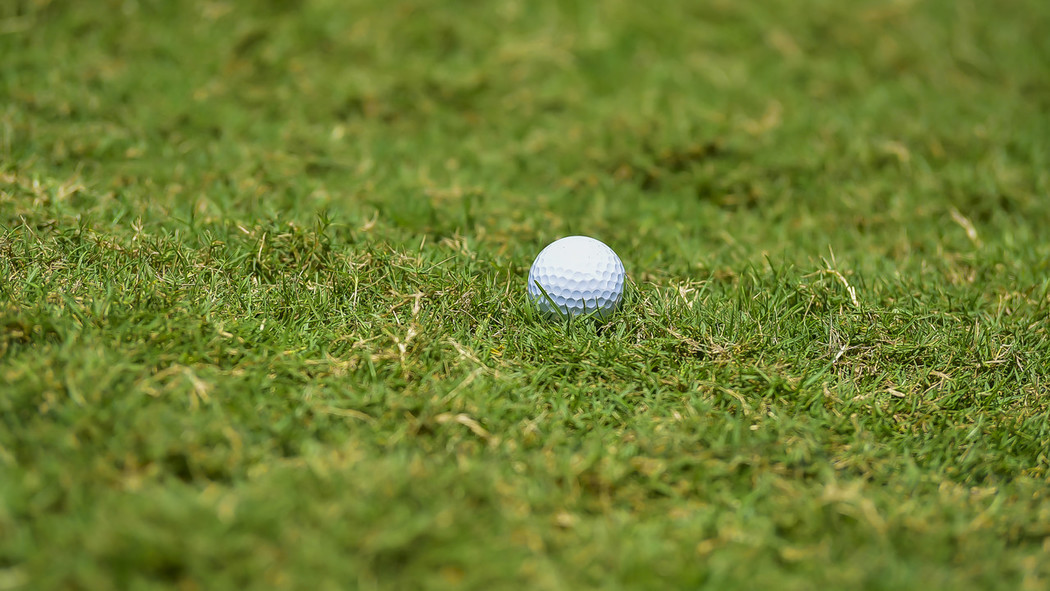
#> input picture assignment2/golf.jpg, 1050 x 591 px
$ python assignment2.py
#> lines starting #> are read from the running program, lines starting #| are printed output that depends on the picture; after the words box and inside, x2 and y2 are one past the last pixel; in counts of white or black regions, pixels touching at a corner belong together
import cv2
import numpy as np
from matplotlib import pyplot as plt
from random import randint
import easygui


'''
    Program Name: SPOT THE BALL -assignment2
    Studnet Name: Jianyu He
    Student Number: D17124591
    Description
     Using opencv techniques to sucessfully crop the ball and Replace the hole suitable color
        project idea:
        I compare 3 image to find what is the similar of balls, 1. ball is biggest white in the image,
        2. ball is circle
        I have 2 ideas for the project
        first idea is I can use inrange function to find white color mask image, then use HoughCircles
        function to find all circle of mask image, after find biggest circle which is location of ball,
        then i can draw the biggest circle on the new black mask image, final I can use inpaint function,
        original image and final mask image to replace the hole which is location of ball.

        second idea is I can use houghcicles function to find all circle of original image, then I can use
        x,y and radius to find mini rect of circle to contain circle, after I use img[] to got each rect,
        then use inrange function to create white color mask image for each img[], final I can use loop to
        detect each color of pixel, if the color is white that means img[] contain white circle, as result I
        can find biggest area of rect it contain ball, I can through rect to calculate x, y and radius of ball,
        draw the ball on new black mask image, use inpaint function to fix hole.

        I choose first idea for my project.

        Implementation:
        First, change color space of original image from bgr to rgb, becasue I will shows image on plt.
        the image is converted to HSV colorspace to prepare for increasing contrast/intensity.
        use inrange function to output mask image which is area of white color, after use erorsion and dilate
        to clean the small noise and fix circle.

        then use HoughCircles to find specified circle from mask image, I can know x,y and radius of circle.
        after create a new balck mask image, then draw the specified circle in the black mask image, output the
        final mask image.

        final, use inpaint function, origin image and final mask image to replace the circle with suitable color

        I use plt to show all of the image
        total 6 image in plt it will be 2*3 form

        the results of golf image is not contain all ball so show the final image is not very good, if I want better
        solution I can increase radius of circle.


    Date: 17/11/19
'''


# return suitable mask image can use to find white circle
def suit_mask(img):
    # Convert the image into hsv colorspace for contrast
    hsv = cv2.cvtColor(img, cv2.COLOR_RGB2HSV)

#    declare red, green, blue value of lower white color
    lower_white = np.array([0,0,168])

    #    declare red, green, blue value of upper white color
    upper_white = np.array([172,111,255])

# use hsv image, and inrange function to output mask image can use to find area of white color
    wmask = cv2.inRange(hsv, lower_white, upper_white)

#     shows origin white color mask image in plt
    plt.subplot(2,3,2)
    plt.title('white color mask image')
    plt.imshow(wmask,cmap='gray')

    # Kernel used for erode and dilate, cleaning white dots and join small empty black gaps
    kernel = np.ones((5,5), np.uint8)

#     use original mask image and erode function to create mask image which is clean the small noise 3 times
    erorsion_img = cv2.erode(wmask, kernel, iterations=3)

# show mask image after erorsion in plt
    plt.subplot(2,3,3)
    plt.title('erorsion image')
    plt.imshow(erorsion_img,cmap='gray')

# use erorsion mask image and dilate function to create mask image which is fix the circle 5 times
    dilate_img = cv2.dilate(erorsion_img, kernel, iterations=5)

    # show mask image after dilate in plt
    plt.subplot(2,3,4)
    plt.title('dilate image')
    plt.imshow(dilate_img,cmap='gray')

#     return the final mask image
    return dilate_img


# Load image from project folder
image_file = easygui.fileopenbox()
#> the answer given: golf.jpg

# Read image from file
img = cv2.imread(image_file)
#> img is the input picture: shape (591, 1050, 3); mean B, G, R 47.4, 125.9, 110.4

# change color space from bgr to rgb can use for plt
img = cv2.cvtColor(img, cv2.COLOR_BGR2RGB)
# read image from file change it to gray
img1 = cv2.imread(image_file,0)
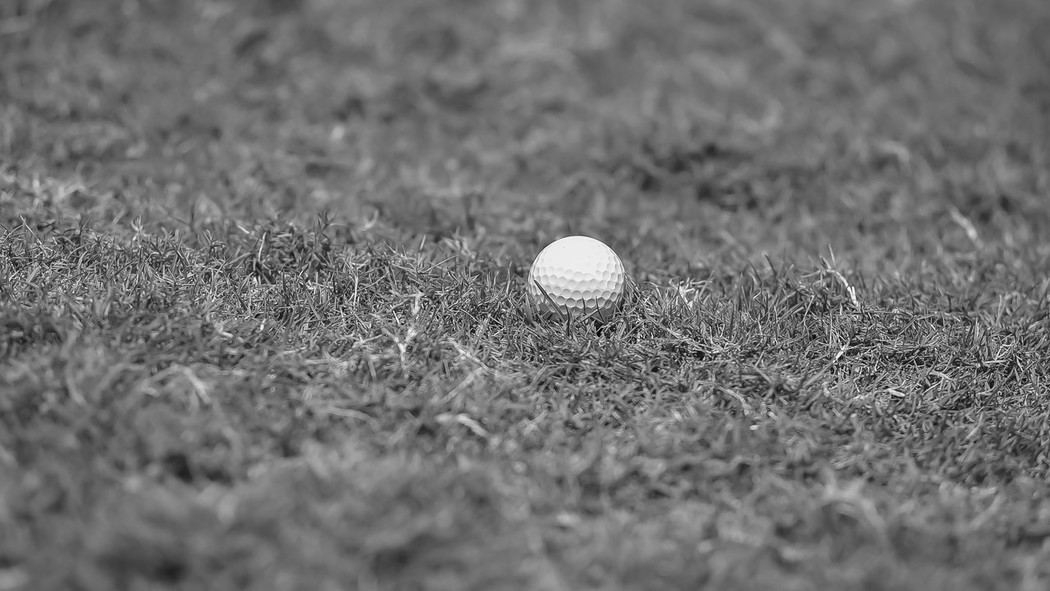
#> img1: shape (591, 1050); min 0, max 255, mean 112.3

# shows origin image on plt
plt.subplot(2,3,1)
plt.title('origin image')
plt.imshow(img)

# create suit mask for original image
simg = suit_mask(img)
#> in suit_mask, `hsv = cv2.cvtColor(img, cv2.COLOR_RGB2HSV)`: hsv: shape (591, 1050, 3); mean H, S, V 36.5, 164.5, 126.4
#> in suit_mask, `wmask = cv2.inRange(hsv, lower_white, upper_white)`:
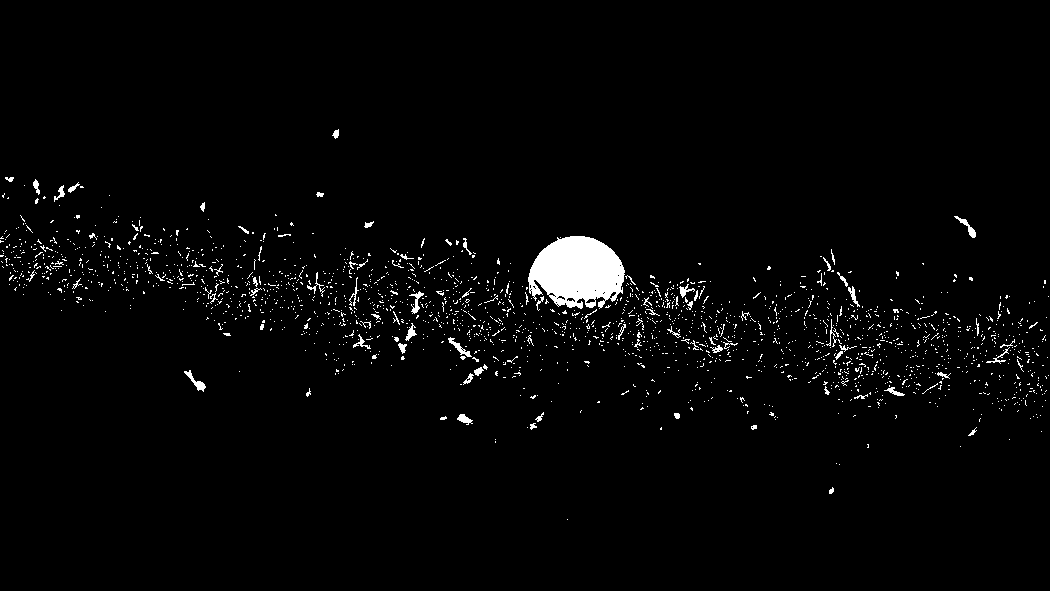
#> wmask: shape (591, 1050); 2.3% white; 2039 white regions (1955 under 20 px), largest, box (x1, y1, x2, y2) and area: (528, 236, 625, 309) 5139, (184, 370, 206, 392) 139, (448, 337, 472, 357) 128
#> in suit_mask, `erorsion_img = cv2.erode(wmask, kernel, iterations=3)`:
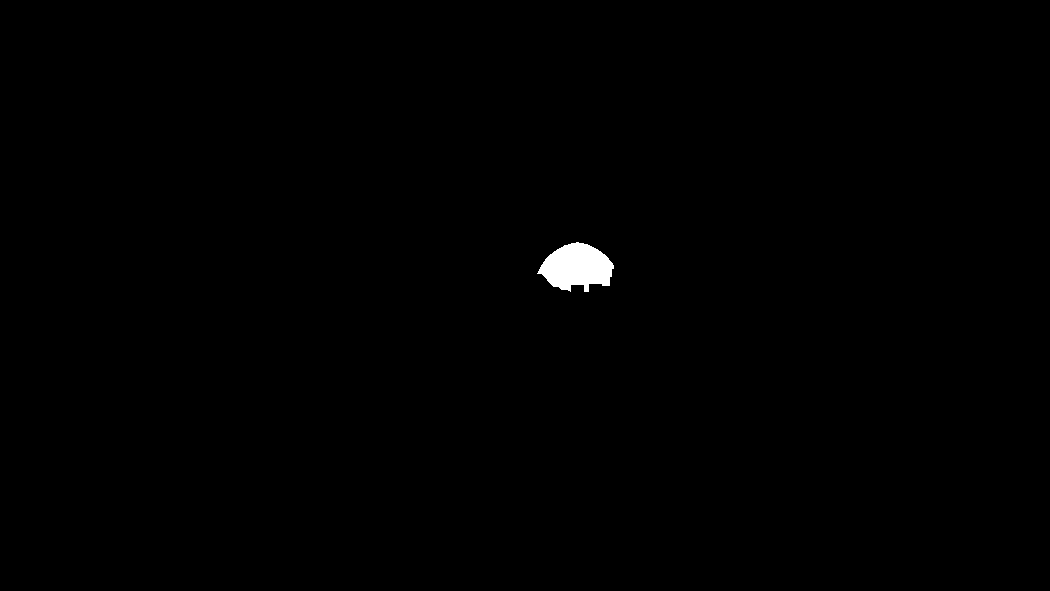
#> erorsion_img: shape (591, 1050); 0.41% white; 1 white region, box (x1, y1, x2, y2) and area: (537, 242, 614, 292) 2564
#> in suit_mask, `dilate_img = cv2.dilate(erorsion_img, kernel, iterations=5)`:
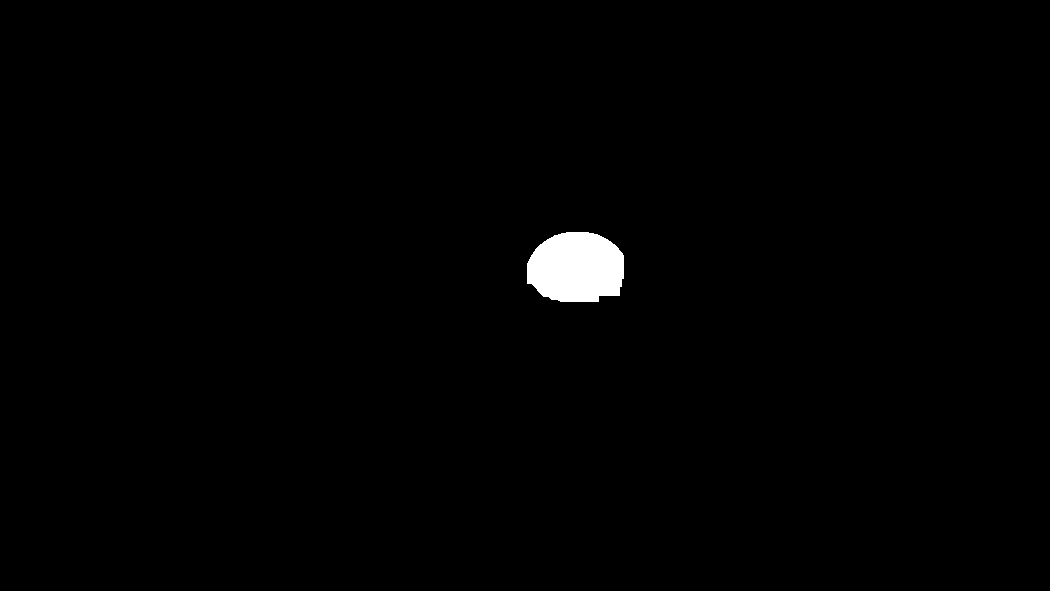
#> dilate_img: shape (591, 1050); 0.91% white; 1 white region, box (x1, y1, x2, y2) and area: (527, 232, 624, 302) 5621


# use houghcircles function to detect specified circle from mask
# simg is mask image to find area of white color from origin image
# cv2.HOUGH_GRADIENT is Defines the method to detect circles in images.
# 1 is the inverse ratio of the accumulator resolution to the image resolution
# 100 is Minimum distance between the center (x, y) coordinates of detected circles
# np.array([]),100 is Canny edge detection requires two parameters — minVal and maxVal.
# 5 is the accumulator threshold for the candidate detected circles. if this value is 100 can only detect 100% circle
# 20 is Minimum circle radius.
# 50 is Maximum circle radius.
# output circle will contain x,y and radius of all circle, it can use to find all circle from mask image
circles = cv2.HoughCircles(simg, cv2.HOUGH_GRADIENT, 1, 100, np.array([]),100, 5, 20, 50)
#> circles = [[571.5, 277.5, 45.9]]

# below is houghcircles function only use to find specified circle of football image
# circles = cv2.HoughCircles(img1, cv2.HOUGH_GRADIENT, 1, 10, np.array([]), 100, 30, 1, 20)

# below is houghcircles function only use to find specified circle of snooker image
# circles = cv2.HoughCircles(img1, cv2.HOUGH_GRADIENT, 1, 100, np.array([]), 100, 43, 1, 40)

# below is houghcircles function only use to find specified circle of golf image
# circles = cv2.HoughCircles(img1, cv2.HOUGH_GRADIENT, 1, 100, np.array([]), 100, 43, 33, 50)


# use gray origin image to create a mask image which is all black
ret,mask = cv2.threshold(img1,0,0,cv2.THRESH_BINARY_INV)
#> mask: shape (591, 1050); every value is 0


# so only draw specified circle in black mask image
# declare x,y and radius for biggest circle
x = 0
y = 0
radius = 0
# use loop find x, y and radius of biggest circle
for i in circles[0,:]:
    if i[2]>radius:
        x = i[0]
        y = i[1]
        radius = i[2]
#> this loop made 1 pass
#> after the loop, radius = 45.9; x = 571.5; y = 277.5

# draw biggest circle in black mask image.
cv2.circle(mask, (x,y), radius, (255,255,255), -1, cv2.LINE_AA)
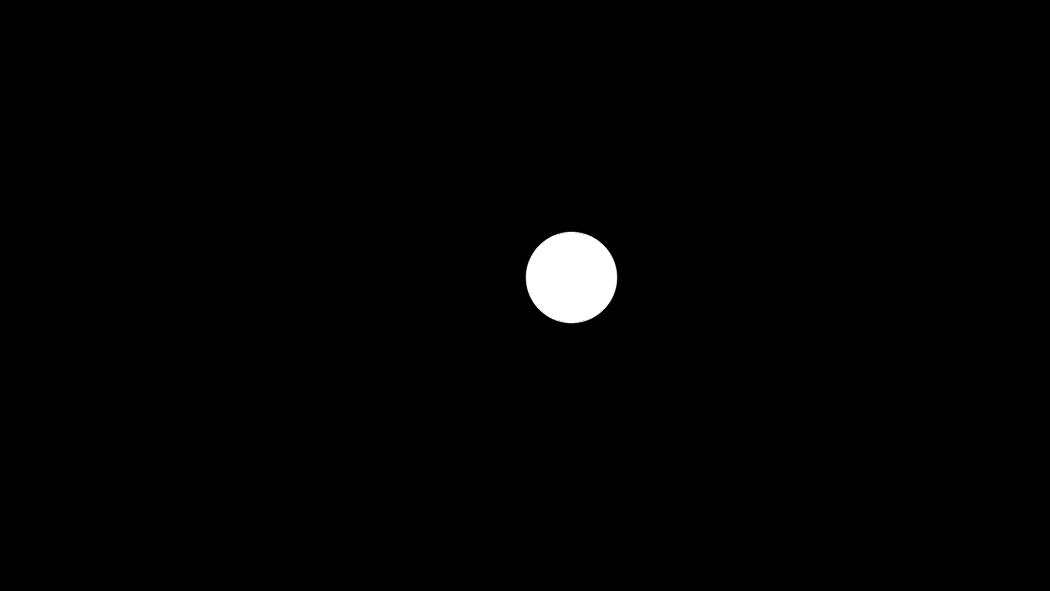
#> mask: shape (591, 1050); min 0, max 255, mean 2.7

# show final mask image which is only drow a specified circle
plt.subplot(2,3,5)
plt.title('final mask image for specified circle')
plt.imshow(mask, cmap='gray')

# [11 lines of commented-out code are left out]
dst = cv2.inpaint(img,mask,3,cv2.INPAINT_TELEA)

# shows final image without ball in plt
plt.subplot(2,3,6)
plt.title('final image without ball')
plt.imshow(dst)

plt.show()
cv2.waitKey(0)
